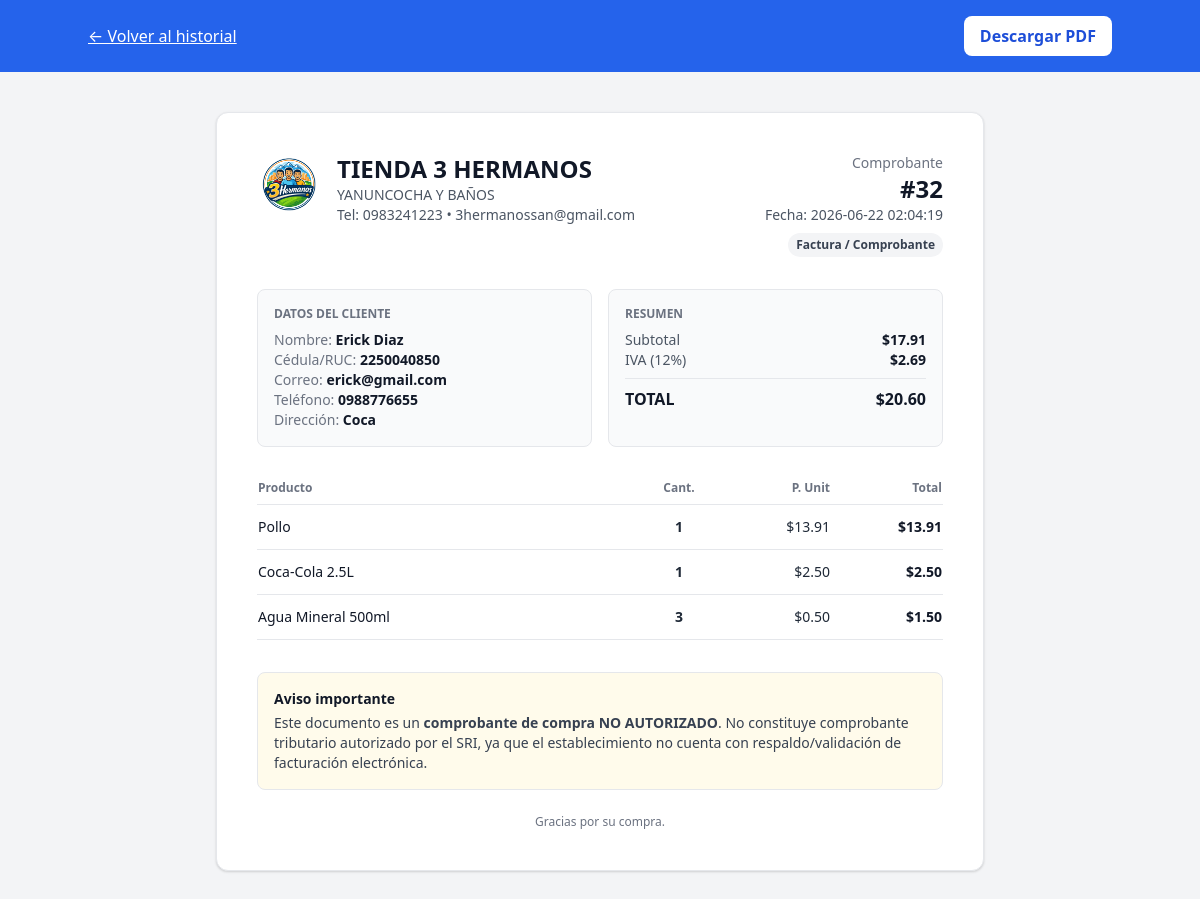
The page /frontend/purchase_receipt.php?id=32 (signed in) on the database its author committed.
### tables this page shows
CREATE TABLE `purchases` (
  `id` int(11) NOT NULL,
  `user_id` int(11) NOT NULL,
  `customer_id` int(11) DEFAULT NULL,
  `purchase_type` enum('CONSUMIDOR_FINAL','FACTURA') NOT NULL DEFAULT 'CONSUMIDOR_FINAL',
  `customer_name` varchar(120) DEFAULT NULL,
  `customer_email` varchar(120) DEFAULT NULL,
  `customer_phone` varchar(50) DEFAULT NULL,
  `customer_address` varchar(200) DEFAULT NULL,
  `customer_idnumber` varchar(30) DEFAULT NULL,
  `subtotal` decimal(10,2) NOT NULL DEFAULT 0.00,
  `iva` decimal(10,2) NOT NULL DEFAULT 0.00,
  `total` decimal(10,2) NOT NULL DEFAULT 0.00,
  `created_at` datetime NOT NULL DEFAULT current_timestamp()
);

CREATE TABLE `purchase_items` (
  `id` int(11) NOT NULL,
  `purchase_id` int(11) NOT NULL,
  `product_id` int(11) DEFAULT NULL,
  `product_name` varchar(150) NOT NULL,
  `unit_price` decimal(10,2) NOT NULL DEFAULT 0.00,
  `quantity` int(11) NOT NULL DEFAULT 1,
  `line_total` decimal(10,2) NOT NULL DEFAULT 0.00
);

### frontend/purchase_receipt.php (the view, shortened to what this page needs)
<?php
include('../backend/db.php');
$user_id = (int)$_SESSION['user_id'];
$purchase_id = isset($_GET['id']) ? (int)$_GET['id'] : 0;
$q = $conn->query("SELECT * FROM purchases WHERE id = $purchase_id AND user_id = $user_id LIMIT 1");
$p = $q->fetch_assoc();
$items = [];
$qi = $conn->query("SELECT * FROM purchase_items WHERE purchase_id = $purchase_id");
if ($qi) {
  while ($it = $qi->fetch_assoc()) $items[] = $it;
}
function h($s) { return htmlspecialchars($s ?? '', ENT_QUOTES, 'UTF-8'); }
$typeLabel = ($p['purchase_type'] === 'FACTURA') ? 'Factura / Comprobante' : 'Consumidor final';
?>
<!DOCTYPE html>
<html lang="es">
<head>
  <link href="https://cdn.jsdelivr.net/npm/tailwindcss@2.0.2/dist/tailwind.min.css" rel="stylesheet">
</head>
<body class="bg-gray-100">
  <div class="no-print bg-blue-600 text-white p-4">
    <div class="container mx-auto flex justify-between items-center">
      <a href="purchase-history.php" class="underline">← Volver al historial</a>
      <div class="flex gap-2">
        <button onclick="window.print()"
          class="bg-white text-blue-700 px-4 py-2 rounded-lg font-semibold hover:bg-gray-100">
          Descargar PDF
        </button>
      </div>
    </div>
  </div>
  <main class="container mx-auto p-6 md:p-10">
    <div class="paper max-w-3xl mx-auto bg-white rounded-xl shadow p-6 md:p-10 border">
      <div class="flex flex-col sm:flex-row sm:justify-between sm:items-start gap-6">
        <div class="flex items-start gap-4">
          <div class="w-16 h-16 rounded-lg bg-white flex items-center justify-center overflow-hidden">
          <img src="assets/logo.png" class="w-full h-full object-cover" alt="Logo">
          </div>
          <div>
            <h1 class="text-2xl font-extrabold text-gray-900">TIENDA 3 HERMANOS</h1>
            <p class="text-sm text-gray-600">YANUNCOCHA Y BAÑOS</p>
            <p class="text-sm text-gray-600">Tel: 0983241223 • 3hermanossan@gmail.com</p>
          </div>
        </div>
        <div class="text-left sm:text-right">
          <div class="text-sm text-gray-500">Comprobante</div>
          <div class="text-2xl font-extrabold text-gray-900">#<?php echo $purchase_id; ?></div>
          <div class="text-sm text-gray-600">Fecha: <?php echo h($p['created_at']); ?></div>
          <div class="inline-flex mt-2 text-xs px-2 py-1 rounded-full bg-gray-100 text-gray-700 font-semibold">
            <?php echo h($typeLabel); ?>
          </div>
        </div>
      </div>
      <div class="mt-8 grid grid-cols-1 md:grid-cols-2 gap-4">
        <div class="bg-gray-50 rounded-lg p-4 border">
          <div class="text-xs text-gray-500 font-semibold mb-2">DATOS DEL CLIENTE</div>
          <?php if ($p['purchase_type'] === 'FACTURA'): ?>
            <div class="text-sm"><span class="text-gray-500">Nombre:</span> <span class="font-semibold text-gray-900"><?php echo h($p['customer_name']); ?></span></div>
            <div class="text-sm"><span class="text-gray-500">Cédula/RUC:</span> <span class="font-semibold text-gray-900"><?php echo h($p['customer_idnumber']); ?></span></div>
            <div class="text-sm"><span class="text-gray-500">Correo:</span> <span class="font-semibold text-gray-900"><?php echo h($p['customer_email']); ?></span></div>
            <div class="text-sm"><span class="text-gray-500">Teléfono:</span> <span class="font-semibold text-gray-900"><?php echo h($p['customer_phone']); ?></span></div>
            <div class="text-sm"><span class="text-gray-500">Dirección:</span> <span class="font-semibold text-gray-900"><?php echo h($p['customer_address']); ?></span></div>
          <?php else: ?>
            <div class="text-sm text-gray-700">
              Compra registrada como <span class="font-semibold">Consumidor final</span> (sin datos).
            </div>
          <?php endif; ?>
        </div>
        <div class="bg-gray-50 rounded-lg p-4 border">
          <div class="text-xs text-gray-500 font-semibold mb-2">RESUMEN</div>
          <div class="text-sm flex justify-between">
            <span class="text-gray-600">Subtotal</span>
            <span class="font-semibold text-gray-900">$<?php echo number_format((float)$p['subtotal'],2); ?></span>
          </div>
          <div class="text-sm flex justify-between">
            <span class="text-gray-600">IVA (12%)</span>
            <span class="font-semibold text-gray-900">$<?php echo number_format((float)$p['iva'],2); ?></span>
          </div>
          <div class="text-base flex justify-between mt-2 pt-2 border-t">
            <span class="font-extrabold text-gray-900">TOTAL</span>
            <span class="font-extrabold text-gray-900">$<?php echo number_format((float)$p['total'],2); ?></span>
          </div>
        </div>
      </div>
      <div class="mt-8 overflow-x-auto">
        <table class="w-full table-fixed">
          <colgroup>
            <col />
            <col style="width: 5rem;">
            <col style="width: 7rem;">
            <col style="width: 7rem;">
          </colgroup>
          <thead>
            <tr class="text-xs text-gray-500 border-b">
              <th class="text-left font-semibold pb-2">Producto</th>
              <th class="text-center font-semibold pb-2">Cant.</th>
              <th class="text-right font-semibold pb-2">P. Unit</th>
              <th class="text-right font-semibold pb-2">Total</th>
            </tr>
          </thead>
          <tbody>
            <?php foreach ($items as $it): ?>
              <tr class="border-b">
                <td class="py-3 text-sm text-gray-900 font-medium"><?php echo h($it['product_name']); ?></td>
                <td class="py-3 text-center text-sm text-gray-800 font-semibold"><?php echo (int)$it['quantity']; ?></td>
                <td class="py-3 text-right text-sm text-gray-800">$<?php echo number_format((float)$it['unit_price'],2); ?></td>
                <td class="py-3 text-right text-sm text-gray-900 font-semibold">$<?php echo number_format((float)$it['line_total'],2); ?></td>
              </tr>
            <?php endforeach; ?>
          </tbody>
        </table>
      </div>
      <div class="mt-8 p-4 rounded-lg border bg-yellow-50">
        <div class="text-sm font-semibold text-gray-900">Aviso importante</div>
        <p class="text-sm text-gray-700 mt-1">
          Este documento es un <b>comprobante de compra NO AUTORIZADO</b>.
          No constituye comprobante tributario autorizado por el SRI, ya que el establecimiento
          no cuenta con respaldo/validación de facturación electrónica.
        </p>
      </div>
      <div class="mt-6 text-center text-xs text-gray-500">
        Gracias por su compra.
      </div>
    </div>
  </main>
</body>
</html>

### rows shown on the page
purchases: created_at "2026-06-22 02:04:19", purchase_type "Factura / Comprobante", customer_name "Erick Diaz", customer_idnumber "2250040850", customer_email "erick@gmail.com", customer_phone "0988776655", customer_address "Coca", subtotal "17.91", iva "2.69", total "20.60"
purchase_items: product_name "Pollo", quantity "1", unit_price "13.91", line_total "13.91"
purchase_items: product_name "Coca-Cola 2.5L", quantity "1", unit_price "2.50", line_total "2.50"
purchase_items: product_name "Agua Mineral 500ml", quantity "3", unit_price "0.50", line_total "1.50"

### other values the page prints
$purchase_id "32"
